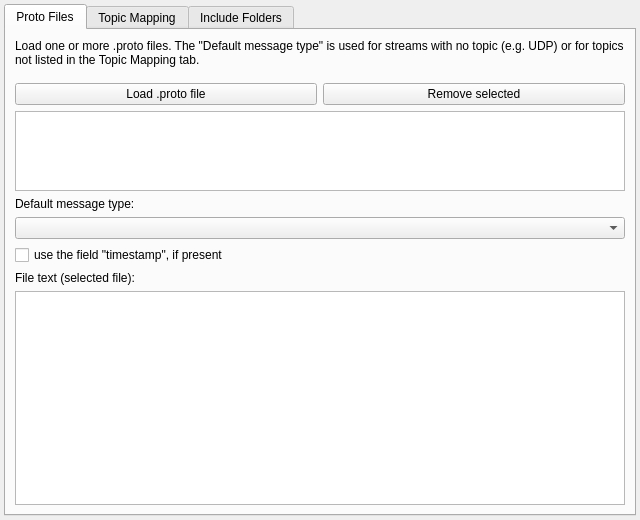
<?xml version="1.0" encoding="UTF-8"?>
<ui version="4.0">
 <class>ProtobufLoader</class>
 <widget class="QWidget" name="ProtobufLoader">
  <property name="geometry">
   <rect>
    <x>0</x>
    <y>0</y>
    <width>640</width>
    <height>520</height>
   </rect>
  </property>
  <property name="minimumSize">
   <size>
    <width>560</width>
    <height>480</height>
   </size>
  </property>
  <property name="windowTitle">
   <string>Form</string>
  </property>
  <layout class="QVBoxLayout" name="verticalLayout" stretch="0">
   <property name="leftMargin">
    <number>4</number>
   </property>
   <property name="topMargin">
    <number>4</number>
   </property>
   <property name="rightMargin">
    <number>4</number>
   </property>
   <property name="bottomMargin">
    <number>4</number>
   </property>
   <item>
    <widget class="QTabWidget" name="tabWidget">
     <property name="currentIndex">
      <number>0</number>
     </property>
     <widget class="QWidget" name="tab">
      <attribute name="title">
       <string>Proto Files</string>
      </attribute>
      <layout class="QVBoxLayout" name="verticalLayout_3">
       <item>
        <widget class="QLabel" name="label_2">
         <property name="text">
          <string>Load one or more .proto files. The &quot;Default message type&quot; is used for streams with no topic (e.g. UDP) or for topics not listed in the Topic Mapping tab.</string>
         </property>
         <property name="wordWrap">
          <bool>true</bool>
         </property>
        </widget>
       </item>
       <item>
        <layout class="QHBoxLayout" name="horizontalLayout_3">
         <property name="leftMargin">
          <number>0</number>
         </property>
         <property name="topMargin">
          <number>10</number>
         </property>
         <item>
          <widget class="QPushButton" name="pushButtonLoad">
           <property name="text">
            <string>Load .proto file</string>
           </property>
          </widget>
         </item>
         <item>
          <widget class="QPushButton" name="pushButtonRemoveFile">
           <property name="text">
            <string>Remove selected</string>
           </property>
          </widget>
         </item>
        </layout>
       </item>
       <item>
        <widget class="QListWidget" name="listLoadedFiles">
         <property name="maximumSize">
          <size>
           <width>16777215</width>
           <height>80</height>
          </size>
         </property>
        </widget>
       </item>
       <item>
        <widget class="QLabel" name="label_3">
         <property name="text">
          <string>Default message type:</string>
         </property>
        </widget>
       </item>
       <item>
        <widget class="QComboBox" name="comboBox"/>
       </item>
       <item>
        <widget class="QCheckBox" name="checkBoxTimestamp">
         <property name="toolTip">
          <string>&lt;html&gt;&lt;head/&gt;&lt;body&gt;&lt;p&gt;if the message defintion contains the field &amp;quot;timestamp&amp;quot; and this field is a double, we will use that as timestamp.&lt;/p&gt;&lt;/body&gt;&lt;/html&gt;</string>
         </property>
         <property name="text">
          <string>use the field &quot;timestamp&quot;, if present</string>
         </property>
        </widget>
       </item>
       <item>
        <widget class="QLabel" name="label">
         <property name="text">
          <string>File text (selected file):</string>
         </property>
        </widget>
       </item>
       <item>
        <widget class="QTextBrowser" name="protoPreview"/>
       </item>
      </layout>
     </widget>
     <widget class="QWidget" name="tab_3">
      <attribute name="title">
       <string>Topic Mapping</string>
      </attribute>
      <layout class="QVBoxLayout" name="verticalLayout_4">
       <item>
        <widget class="QLabel" name="label_5">
         <property name="text">
          <string>Map specific topics to specific message types. Works for MQTT/ZMQ streamers (each topic gets its own parser). Topics not listed here fall back to the Default message type. UDP streamers pass an empty topic — use the Default type.</string>
         </property>
         <property name="wordWrap">
          <bool>true</bool>
         </property>
        </widget>
       </item>
       <item>
        <layout class="QHBoxLayout" name="horizontalLayout_2">
         <property name="topMargin">
          <number>10</number>
         </property>
         <item>
          <widget class="QPushButton" name="pushButtonAddMapping">
           <property name="text">
            <string>Add mapping</string>
           </property>
          </widget>
         </item>
         <item>
          <spacer name="horizontalSpacer_2">
           <property name="orientation">
            <enum>Qt::Horizontal</enum>
           </property>
           <property name="sizeHint" stdset="0">
            <size>
             <width>40</width>
             <height>20</height>
            </size>
           </property>
          </spacer>
         </item>
         <item>
          <widget class="QPushButton" name="pushButtonRemoveMapping">
           <property name="text">
            <string>Remove selected</string>
           </property>
          </widget>
         </item>
        </layout>
       </item>
       <item>
        <widget class="QTableWidget" name="tableTopicMapping">
         <property name="selectionBehavior">
          <enum>QAbstractItemView::SelectRows</enum>
         </property>
         <column>
          <property name="text">
           <string>Topic</string>
          </property>
         </column>
         <column>
          <property name="text">
           <string>Message Type</string>
          </property>
         </column>
        </widget>
       </item>
      </layout>
     </widget>
     <widget class="QWidget" name="tab_2">
      <attribute name="title">
       <string>Include Folders</string>
      </attribute>
      <layout class="QVBoxLayout" name="verticalLayout_2">
       <item>
        <widget class="QLabel" name="label_4">
         <property name="text">
          <string>If you have problems loading a .proto file that import other files, you might need to include some additional folders.</string>
         </property>
         <property name="wordWrap">
          <bool>true</bool>
         </property>
        </widget>
       </item>
       <item>
        <layout class="QHBoxLayout" name="horizontalLayout">
         <property name="topMargin">
          <number>10</number>
         </property>
         <item>
          <widget class="QPushButton" name="pushButtonInclude">
           <property name="text">
            <string>Add include Folder</string>
           </property>
          </widget>
         </item>
         <item>
          <spacer name="horizontalSpacer">
           <property name="orientation">
            <enum>Qt::Horizontal</enum>
           </property>
           <property name="sizeHint" stdset="0">
            <size>
             <width>40</width>
             <height>20</height>
            </size>
           </property>
          </spacer>
         </item>
         <item>
          <widget class="QPushButton" name="pushButtonRemove">
           <property name="minimumSize">
            <size>
             <width>26</width>
             <height>26</height>
            </size>
           </property>
           <property name="maximumSize">
            <size>
             <width>26</width>
             <height>26</height>
            </size>
           </property>
           <property name="text">
            <string/>
           </property>
           <property name="flat">
            <bool>true</bool>
           </property>
          </widget>
         </item>
        </layout>
       </item>
       <item>
        <widget class="QListWidget" name="listWidget"/>
       </item>
      </layout>
     </widget>
    </widget>
   </item>
  </layout>
 </widget>
 <resources/>
 <connections/>
</ui>
